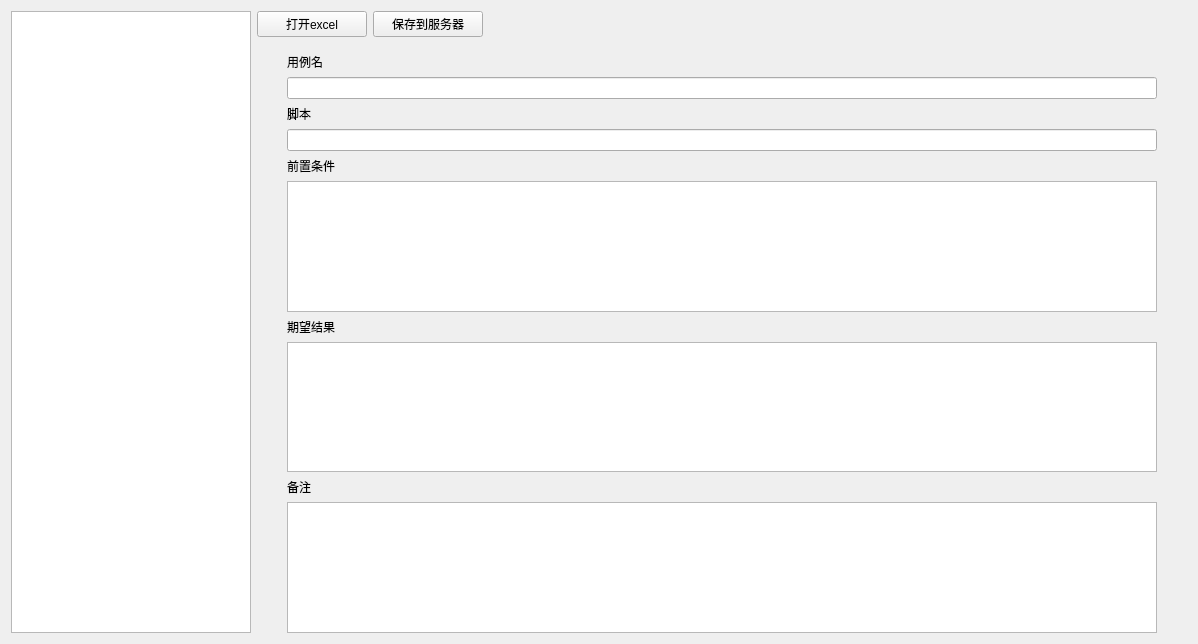
<?xml version="1.0" encoding="UTF-8"?>
<ui version="4.0">
 <class>Form</class>
 <widget class="QWidget" name="Form">
  <property name="geometry">
   <rect>
    <x>0</x>
    <y>0</y>
    <width>1198</width>
    <height>644</height>
   </rect>
  </property>
  <property name="windowTitle">
   <string>Form</string>
  </property>
  <layout class="QVBoxLayout" name="verticalLayout_3">
   <item>
    <layout class="QHBoxLayout" name="horizontalLayout">
     <item>
      <widget class="QTreeView" name="treeView">
       <property name="maximumSize">
        <size>
         <width>240</width>
         <height>16777215</height>
        </size>
       </property>
      </widget>
     </item>
     <item>
      <layout class="QVBoxLayout" name="verticalLayout">
       <item>
        <layout class="QHBoxLayout" name="horizontalLayout_2">
         <item>
          <widget class="QPushButton" name="btn_excel">
           <property name="minimumSize">
            <size>
             <width>110</width>
             <height>0</height>
            </size>
           </property>
           <property name="maximumSize">
            <size>
             <width>110</width>
             <height>16777215</height>
            </size>
           </property>
           <property name="text">
            <string>打开excel</string>
           </property>
          </widget>
         </item>
         <item>
          <widget class="QPushButton" name="pushButton">
           <property name="minimumSize">
            <size>
             <width>110</width>
             <height>0</height>
            </size>
           </property>
           <property name="maximumSize">
            <size>
             <width>140</width>
             <height>16777215</height>
            </size>
           </property>
           <property name="text">
            <string>保存到服务器</string>
           </property>
          </widget>
         </item>
         <item>
          <spacer name="horizontalSpacer">
           <property name="orientation">
            <enum>Qt::Horizontal</enum>
           </property>
           <property name="sizeHint" stdset="0">
            <size>
             <width>40</width>
             <height>20</height>
            </size>
           </property>
          </spacer>
         </item>
        </layout>
       </item>
       <item>
        <layout class="QVBoxLayout" name="verticalLayout_2">
         <property name="leftMargin">
          <number>30</number>
         </property>
         <property name="topMargin">
          <number>10</number>
         </property>
         <property name="rightMargin">
          <number>30</number>
         </property>
         <item>
          <widget class="QLabel" name="label_2">
           <property name="text">
            <string>用例名</string>
           </property>
          </widget>
         </item>
         <item>
          <widget class="QLineEdit" name="lineEdit"/>
         </item>
         <item>
          <widget class="QLabel" name="label_3">
           <property name="text">
            <string>脚本</string>
           </property>
          </widget>
         </item>
         <item>
          <widget class="QLineEdit" name="lineEdit_2"/>
         </item>
         <item>
          <widget class="QLabel" name="label_5">
           <property name="text">
            <string>前置条件</string>
           </property>
          </widget>
         </item>
         <item>
          <widget class="QTextEdit" name="textEdit_2"/>
         </item>
         <item>
          <widget class="QLabel" name="label">
           <property name="text">
            <string>期望结果</string>
           </property>
          </widget>
         </item>
         <item>
          <widget class="QTextEdit" name="textEdit"/>
         </item>
         <item>
          <widget class="QLabel" name="label_4">
           <property name="text">
            <string>备注</string>
           </property>
          </widget>
         </item>
         <item>
          <widget class="QTextEdit" name="textEdit_3"/>
         </item>
        </layout>
       </item>
       <item>
        <spacer name="verticalSpacer">
         <property name="orientation">
          <enum>Qt::Vertical</enum>
         </property>
         <property name="sizeHint" stdset="0">
          <size>
           <width>20</width>
           <height>40</height>
          </size>
         </property>
        </spacer>
       </item>
      </layout>
     </item>
    </layout>
   </item>
  </layout>
 </widget>
 <resources/>
 <connections/>
</ui>
